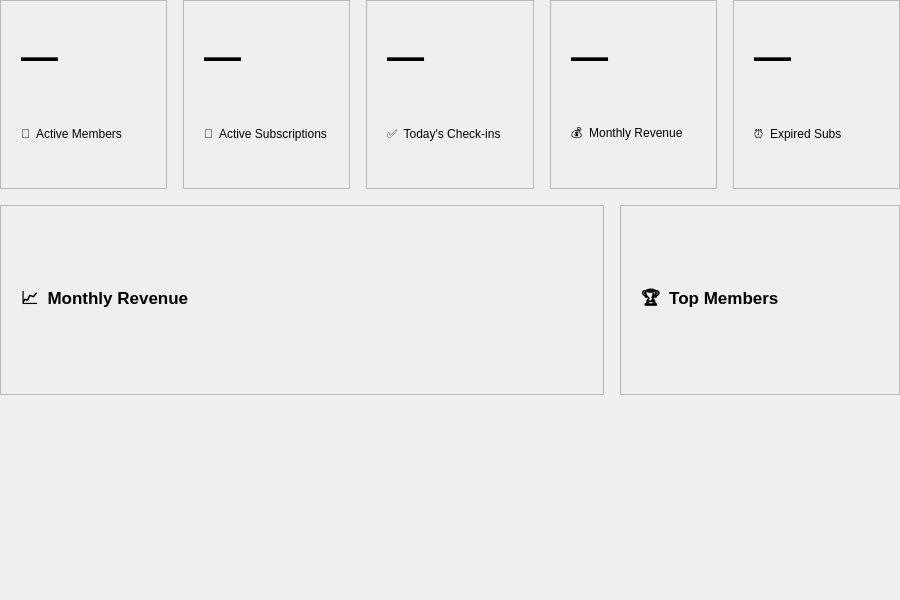
<?xml version="1.0" encoding="UTF-8"?>
<ui version="4.0">
 <class>DashboardPage</class>
 <widget class="QWidget" name="DashboardPage">
  <property name="geometry"><rect><x>0</x><y>0</y><width>900</width><height>600</height></rect></property>
  <property name="windowTitle"><string>Dashboard</string></property>

  <layout class="QVBoxLayout" name="mainLayout">
   <property name="spacing"><number>16</number></property>
   <property name="leftMargin"><number>0</number></property><property name="topMargin"><number>0</number></property>
   <property name="rightMargin"><number>0</number></property><property name="bottomMargin"><number>0</number></property>

   <!-- Metric cards row -->
   <item>
    <layout class="QHBoxLayout" name="metricsRow">
     <property name="spacing"><number>16</number></property>

     <item>
      <widget class="QFrame" name="cardActiveMembers">
       <property name="frameShape"><enum>QFrame::StyledPanel</enum></property>
       <layout class="QVBoxLayout"><property name="leftMargin"><number>20</number></property><property name="topMargin"><number>18</number></property><property name="rightMargin"><number>20</number></property><property name="bottomMargin"><number>18</number></property>
        <item><widget class="QLabel" name="lblActiveMembersValue"><property name="text"><string>—</string></property><property name="font"><font><family>Segoe UI</family><pointsize>28</pointsize><weight>87</weight></font></property></widget></item>
        <item><widget class="QLabel" name="lblActiveMembersTitle"><property name="text"><string>👥  Active Members</string></property></widget></item>
       </layout>
      </widget>
     </item>

     <item>
      <widget class="QFrame" name="cardActiveSubs">
       <property name="frameShape"><enum>QFrame::StyledPanel</enum></property>
       <layout class="QVBoxLayout"><property name="leftMargin"><number>20</number></property><property name="topMargin"><number>18</number></property><property name="rightMargin"><number>20</number></property><property name="bottomMargin"><number>18</number></property>
        <item><widget class="QLabel" name="lblActiveSubsValue"><property name="text"><string>—</string></property><property name="font"><font><family>Segoe UI</family><pointsize>28</pointsize><weight>87</weight></font></property></widget></item>
        <item><widget class="QLabel" name="lblActiveSubsTitle"><property name="text"><string>🔑  Active Subscriptions</string></property></widget></item>
       </layout>
      </widget>
     </item>

     <item>
      <widget class="QFrame" name="cardTodayCheckins">
       <property name="frameShape"><enum>QFrame::StyledPanel</enum></property>
       <layout class="QVBoxLayout"><property name="leftMargin"><number>20</number></property><property name="topMargin"><number>18</number></property><property name="rightMargin"><number>20</number></property><property name="bottomMargin"><number>18</number></property>
        <item><widget class="QLabel" name="lblTodayCheckinsValue"><property name="text"><string>—</string></property><property name="font"><font><family>Segoe UI</family><pointsize>28</pointsize><weight>87</weight></font></property></widget></item>
        <item><widget class="QLabel" name="lblTodayCheckinsTitle"><property name="text"><string>✅  Today's Check-ins</string></property></widget></item>
       </layout>
      </widget>
     </item>

     <item>
      <widget class="QFrame" name="cardRevenue">
       <property name="frameShape"><enum>QFrame::StyledPanel</enum></property>
       <layout class="QVBoxLayout"><property name="leftMargin"><number>20</number></property><property name="topMargin"><number>18</number></property><property name="rightMargin"><number>20</number></property><property name="bottomMargin"><number>18</number></property>
        <item><widget class="QLabel" name="lblRevenueValue"><property name="text"><string>—</string></property><property name="font"><font><family>Segoe UI</family><pointsize>28</pointsize><weight>87</weight></font></property></widget></item>
        <item><widget class="QLabel" name="lblRevenueTitle"><property name="text"><string>💰  Monthly Revenue</string></property></widget></item>
       </layout>
      </widget>
     </item>

     <item>
      <widget class="QFrame" name="cardExpired">
       <property name="frameShape"><enum>QFrame::StyledPanel</enum></property>
       <layout class="QVBoxLayout"><property name="leftMargin"><number>20</number></property><property name="topMargin"><number>18</number></property><property name="rightMargin"><number>20</number></property><property name="bottomMargin"><number>18</number></property>
        <item><widget class="QLabel" name="lblExpiredValue"><property name="text"><string>—</string></property><property name="font"><font><family>Segoe UI</family><pointsize>28</pointsize><weight>87</weight></font></property></widget></item>
        <item><widget class="QLabel" name="lblExpiredTitle"><property name="text"><string>⏰  Expired Subs</string></property></widget></item>
       </layout>
      </widget>
     </item>

    </layout>
   </item>

   <!-- Bottom: chart + top members -->
   <item>
    <layout class="QHBoxLayout" name="bottomRow">
     <property name="spacing"><number>16</number></property>

     <item>
      <widget class="QFrame" name="chartCard">
       <property name="frameShape"><enum>QFrame::StyledPanel</enum></property>
       <layout class="QVBoxLayout" name="chartLayout">
        <property name="leftMargin"><number>20</number></property><property name="topMargin"><number>16</number></property>
        <property name="rightMargin"><number>20</number></property><property name="bottomMargin"><number>16</number></property>
        <item><widget class="QLabel" name="chartTitle"><property name="text"><string>📈  Monthly Revenue</string></property><property name="font"><font><family>Segoe UI</family><pointsize>13</pointsize><weight>75</weight><bold>true</bold></font></property></widget></item>
        <!-- Chart canvas is inserted here at runtime -->
       </layout>
      </widget>
     </item>

     <item>
      <widget class="QFrame" name="topMembersCard">
       <property name="frameShape"><enum>QFrame::StyledPanel</enum></property>
       <property name="minimumSize"><size><width>260</width><height>0</height></size></property>
       <property name="maximumSize"><size><width>280</width><height>16777215</height></size></property>
       <layout class="QVBoxLayout" name="topMembersLayout">
        <property name="leftMargin"><number>20</number></property><property name="topMargin"><number>16</number></property>
        <property name="rightMargin"><number>20</number></property><property name="bottomMargin"><number>16</number></property>
        <item><widget class="QLabel" name="topMembersTitle"><property name="text"><string>🏆  Top Members</string></property><property name="font"><font><family>Segoe UI</family><pointsize>13</pointsize><weight>75</weight><bold>true</bold></font></property></widget></item>
        <!-- Top members list inserted at runtime -->
       </layout>
      </widget>
     </item>

    </layout>
   </item>

   <item>
    <widget class="QLabel" name="statusLabel"><property name="text"><string/></property></widget>
   </item>

  </layout>
 </widget>
 <resources/>
 <connections/>
</ui>
